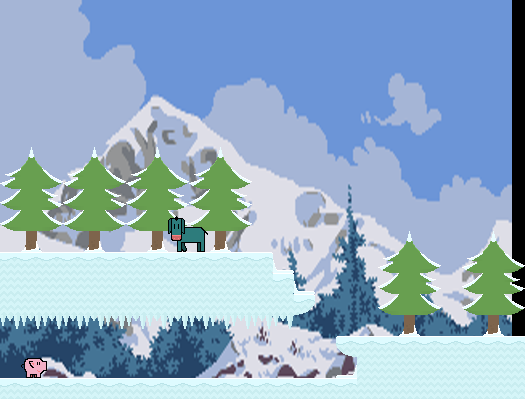

Tiled map render using the project's own tile images. Description and the whole map definition, tile-layer contents included, below:
An orthogonal 25x19 tile map with 21x21 px tiles, 6 tile layers (platforms, collectables, objects, mobs, ...), 2 tilesets, 1 image layer.

<map version="1.0" tiledversion="1.0.2" orientation="orthogonal" renderorder="right-down" width="25" height="19" tilewidth="21" tileheight="21" infinite="0" nextobjectid="1">
 <tileset firstgid="1" source="sprites.tsx" />
 <tileset firstgid="901" source="characters.tsx" />
 <imagelayer name="bg">
  <image source="bg_512x384.png" width="512" height="384" />
 </imagelayer>
 <layer name="platforms" width="25" height="19">
  <data encoding="csv">
0,0,0,0,0,0,0,0,0,0,0,0,0,0,0,0,0,0,0,0,0,0,0,0,0,
0,0,0,0,0,0,0,0,0,0,0,0,0,0,0,0,0,0,0,0,0,0,0,0,0,
0,0,0,0,0,0,0,0,0,0,0,0,0,0,0,0,0,0,0,0,0,0,0,0,0,
0,0,0,0,0,0,0,0,0,0,0,0,0,0,0,0,0,0,0,0,0,0,0,0,0,
0,0,0,0,0,0,0,0,0,0,0,0,0,0,0,0,0,0,0,0,0,0,0,0,0,
0,0,0,0,0,0,0,0,0,0,0,0,0,0,0,0,0,0,0,0,0,0,0,0,0,
0,0,0,0,0,0,0,0,0,0,0,0,0,0,0,0,0,0,0,0,0,0,0,0,0,
0,0,0,0,0,0,0,0,0,0,0,0,0,0,0,0,0,0,0,0,0,0,0,0,0,
0,0,0,0,0,0,0,0,0,0,0,0,0,0,0,0,0,0,0,0,0,0,0,0,0,
0,0,0,0,0,0,0,0,0,0,0,0,0,0,0,0,0,0,0,0,0,0,0,0,0,
0,0,0,0,0,0,0,0,0,0,0,0,0,0,0,0,0,0,0,0,0,0,0,0,0,
0,0,0,0,0,0,0,0,0,0,0,0,0,0,0,0,0,0,0,0,0,0,0,0,0,
484,484,484,484,484,484,484,484,484,484,484,484,485,0,0,0,0,0,0,0,0,0,0,0,0,
513,513,513,513,513,513,513,513,513,513,513,513,513,485,0,0,0,0,0,0,0,0,0,0,0,
513,513,513,513,513,513,513,513,513,513,513,513,513,513,516,0,0,0,0,0,0,0,0,0,0,
0,0,0,0,0,0,0,0,0,0,0,0,0,0,0,0,0,0,0,0,0,0,0,0,0,
0,0,0,0,0,0,0,0,0,0,0,0,0,0,0,0,486,484,484,484,484,484,484,484,484,
0,0,0,0,0,0,0,0,0,0,0,0,0,0,0,0,0,513,513,513,513,513,513,513,513,
484,484,484,484,484,484,484,484,484,484,484,484,484,484,484,484,484,513,513,513,513,513,513,513,513
</data>
 </layer>
 <layer name="collectables" width="25" height="19">
  <data encoding="csv">
0,0,0,0,0,0,0,0,0,0,0,0,0,0,0,0,0,0,0,0,0,0,0,0,0,
0,0,0,0,0,0,0,0,0,0,0,0,0,0,0,0,0,0,0,0,0,0,0,0,0,
0,0,0,0,0,0,0,0,0,0,0,0,0,0,0,0,0,0,0,0,0,0,0,0,0,
0,0,0,0,0,0,0,0,0,0,0,0,0,0,0,0,0,0,0,0,0,0,0,0,0,
0,0,0,0,0,0,0,0,0,0,0,0,0,0,0,0,0,0,0,0,0,0,0,0,0,
0,0,0,0,0,0,0,0,0,0,0,0,0,0,0,0,0,0,0,0,0,0,0,0,0,
0,0,0,0,0,0,0,0,0,0,0,0,0,0,0,0,0,0,0,0,0,0,0,0,0,
0,0,0,0,0,0,0,0,0,0,0,0,0,0,0,0,0,0,0,0,0,0,0,0,0,
0,0,0,0,0,0,0,0,0,0,0,0,0,0,0,0,0,0,0,0,0,0,0,0,0,
0,0,0,0,0,0,0,0,0,0,0,0,0,0,0,0,0,0,0,0,0,0,0,0,0,
0,0,0,0,0,0,0,0,0,0,0,0,0,0,0,0,0,0,0,0,0,0,0,0,0,
0,0,0,0,0,0,0,0,0,0,0,0,0,0,0,0,0,0,0,0,0,0,0,0,0,
0,0,0,0,0,0,0,0,0,0,0,0,0,0,0,0,0,0,0,0,0,0,0,0,0,
0,0,0,0,0,0,0,0,0,0,0,0,0,0,0,0,0,0,0,0,0,0,0,0,0,
0,0,0,0,0,0,0,0,0,0,0,0,0,0,0,0,0,0,0,0,0,0,0,0,0,
0,0,0,0,0,0,0,0,0,0,0,0,0,0,0,0,0,0,0,0,0,0,0,0,0,
0,0,0,0,0,0,0,0,0,0,0,0,0,0,0,0,0,0,0,0,0,0,0,0,0,
0,0,0,0,0,0,0,0,0,0,0,0,0,0,0,0,0,0,0,0,0,0,0,0,0,
0,0,0,0,0,0,0,0,0,0,0,0,0,0,0,0,0,0,0,0,0,0,0,0,0
</data>
 </layer>
 <layer name="objects" width="25" height="19">
  <data encoding="csv">
0,0,0,0,0,0,0,0,0,0,0,0,0,0,0,0,0,0,0,0,0,0,0,0,0,
0,0,0,0,0,0,0,0,0,0,0,0,0,0,0,0,0,0,0,0,0,0,0,0,0,
0,0,0,0,0,0,0,0,0,0,0,0,0,0,0,0,0,0,0,0,0,0,0,0,0,
0,0,0,0,0,0,0,0,0,0,0,0,0,0,0,0,0,0,0,0,0,0,0,0,0,
0,0,0,0,0,0,0,0,0,0,0,0,0,0,0,0,0,0,0,0,0,0,0,0,0,
0,0,0,0,0,0,0,0,0,0,0,0,0,0,0,0,0,0,0,0,0,0,0,0,0,
0,0,0,0,0,0,0,0,0,0,0,0,0,0,0,0,0,0,0,0,0,0,0,0,0,
0,661,0,0,661,0,0,661,0,0,661,0,0,0,0,0,0,0,0,0,0,0,0,0,0,
672,640,643,672,640,643,672,640,643,672,640,643,0,0,0,0,0,0,0,0,0,0,0,0,0,
642,670,673,642,670,673,642,670,673,642,670,673,0,0,0,0,0,0,0,0,0,0,0,0,0,
642,670,643,642,670,643,642,670,643,642,670,643,0,0,0,0,0,0,0,0,0,0,0,0,0,
0,663,0,0,663,0,0,663,0,0,663,0,0,0,0,0,0,0,0,661,0,0,0,661,0,
0,0,0,0,0,0,0,0,0,0,0,0,0,577,0,0,0,0,672,640,643,0,672,640,643,
0,0,0,0,0,0,0,0,0,0,0,0,0,0,577,0,0,0,642,670,673,0,642,670,673,
0,0,0,0,0,0,0,0,0,0,0,0,0,0,0,0,0,0,642,670,643,0,642,670,643,
572,572,572,572,572,572,572,572,572,572,572,572,572,572,0,0,0,0,0,663,0,0,0,663,0,
0,0,0,0,0,0,0,0,0,0,0,0,0,0,0,0,0,0,0,0,0,0,0,0,0,
0,0,0,0,0,0,0,0,0,0,0,0,0,0,0,0,547,0,0,0,0,0,0,0,0,
0,0,0,0,0,0,0,0,0,0,0,0,0,0,0,0,0,0,0,0,0,0,0,0,0
</data>
 </layer>
 <layer name="mobs" width="25" height="19">
  <data encoding="csv">
0,0,0,0,0,0,0,0,0,0,0,0,0,0,0,0,0,0,0,0,0,0,0,0,0,
0,0,0,0,0,0,0,0,0,0,0,0,0,0,0,0,0,0,0,0,0,0,0,0,0,
0,0,0,0,0,0,0,0,0,0,0,0,0,0,0,0,0,0,0,0,0,0,0,0,0,
0,0,0,0,0,0,0,0,0,0,0,0,0,0,0,0,0,0,0,0,0,0,0,0,0,
0,0,0,0,0,0,0,0,0,0,0,0,0,0,0,0,0,0,0,0,0,0,0,0,0,
0,0,0,0,0,0,0,0,0,0,0,0,0,0,0,0,0,0,0,0,0,0,0,0,0,
0,0,0,0,0,0,0,0,0,0,0,0,0,0,0,0,0,0,0,0,0,0,0,0,0,
0,0,0,0,0,0,0,0,0,0,0,0,0,0,0,0,0,0,0,0,0,0,0,0,0,
0,0,0,0,0,0,0,0,0,0,0,0,0,0,0,0,0,0,0,0,0,0,0,0,0,
0,0,0,0,0,0,0,0,0,0,0,0,0,0,0,0,0,0,0,0,0,0,0,0,0,
0,0,0,0,0,0,0,0,0,0,0,0,0,0,0,0,0,0,0,0,0,0,0,0,0,
0,0,0,0,0,0,0,0,0,0,0,0,0,0,0,0,0,0,0,0,0,0,0,0,0,
0,0,0,0,0,0,0,0,0,0,0,0,0,0,0,0,0,0,0,0,0,0,0,0,0,
0,0,0,0,0,0,0,0,0,0,0,0,0,0,0,0,0,0,0,0,0,0,0,0,0,
0,0,0,0,0,0,0,0,0,0,0,0,0,0,0,0,0,0,0,0,0,0,0,0,0,
0,0,0,0,0,0,0,0,0,0,0,0,0,0,0,0,0,0,0,0,0,0,0,0,0,
0,0,0,0,0,0,0,0,0,0,0,0,0,0,0,0,0,0,0,0,0,0,0,0,0,
0,0,0,0,0,0,0,0,0,0,0,0,0,0,0,0,0,0,0,0,0,0,0,0,0,
0,0,0,0,0,0,0,0,0,0,0,0,0,0,0,0,0,0,0,0,0,0,0,0,0
</data>
 </layer>
 <layer name="pig" width="25" height="19">
  <data encoding="csv">
0,0,0,0,0,0,0,0,0,0,0,0,0,0,0,0,0,0,0,0,0,0,0,0,0,
0,0,0,0,0,0,0,0,0,0,0,0,0,0,0,0,0,0,0,0,0,0,0,0,0,
0,0,0,0,0,0,0,0,0,0,0,0,0,0,0,0,0,0,0,0,0,0,0,0,0,
0,0,0,0,0,0,0,0,0,0,0,0,0,0,0,0,0,0,0,0,0,0,0,0,0,
0,0,0,0,0,0,0,0,0,0,0,0,0,0,0,0,0,0,0,0,0,0,0,0,0,
0,0,0,0,0,0,0,0,0,0,0,0,0,0,0,0,0,0,0,0,0,0,0,0,0,
0,0,0,0,0,0,0,0,0,0,0,0,0,0,0,0,0,0,0,0,0,0,0,0,0,
0,0,0,0,0,0,0,0,0,0,0,0,0,0,0,0,0,0,0,0,0,0,0,0,0,
0,0,0,0,0,0,0,0,0,0,0,0,0,0,0,0,0,0,0,0,0,0,0,0,0,
0,0,0,0,0,0,0,0,0,0,0,0,0,0,0,0,0,0,0,0,0,0,0,0,0,
0,0,0,0,0,0,0,0,0,0,0,0,0,0,0,0,0,0,0,0,0,0,0,0,0,
0,0,0,0,0,0,0,0,0,0,0,0,0,0,0,0,0,0,0,0,0,0,0,0,0,
0,0,0,0,0,0,0,0,0,0,0,0,0,0,0,0,0,0,0,0,0,0,0,0,0,
0,0,0,0,0,0,0,0,0,0,0,0,0,0,0,0,0,0,0,0,0,0,0,0,0,
0,0,0,0,0,0,0,0,0,0,0,0,0,0,0,0,0,0,0,0,0,0,0,0,0,
0,0,0,0,0,0,0,0,0,0,0,0,0,0,0,0,0,0,0,0,0,0,0,0,0,
0,0,0,0,0,0,0,0,0,0,0,0,0,0,0,0,0,0,0,0,0,0,0,0,0,
0,906,0,0,0,0,0,0,0,0,0,0,0,0,0,0,0,0,0,0,0,0,0,0,0,
0,0,0,0,0,0,0,0,0,0,0,0,0,0,0,0,0,0,0,0,0,0,0,0,0
</data>
 </layer>
 <layer name="donkey" width="25" height="19">
  <data encoding="csv">
0,0,0,0,0,0,0,0,0,0,0,0,0,0,0,0,0,0,0,0,0,0,0,0,0,
0,0,0,0,0,0,0,0,0,0,0,0,0,0,0,0,0,0,0,0,0,0,0,0,0,
0,0,0,0,0,0,0,0,0,0,0,0,0,0,0,0,0,0,0,0,0,0,0,0,0,
0,0,0,0,0,0,0,0,0,0,0,0,0,0,0,0,0,0,0,0,0,0,0,0,0,
0,0,0,0,0,0,0,0,0,0,0,0,0,0,0,0,0,0,0,0,0,0,0,0,0,
0,0,0,0,0,0,0,0,0,0,0,0,0,0,0,0,0,0,0,0,0,0,0,0,0,
0,0,0,0,0,0,0,0,0,0,0,0,0,0,0,0,0,0,0,0,0,0,0,0,0,
0,0,0,0,0,0,0,0,0,0,0,0,0,0,0,0,0,0,0,0,0,0,0,0,0,
0,0,0,0,0,0,0,0,0,0,0,0,0,0,0,0,0,0,0,0,0,0,0,0,0,
0,0,0,0,0,0,0,0,0,0,0,0,0,0,0,0,0,0,0,0,0,0,0,0,0,
0,0,0,0,0,0,0,0,0,0,0,0,0,0,0,0,0,0,0,0,0,0,0,0,0,
0,0,0,0,0,0,0,0,905,0,0,0,0,0,0,0,0,0,0,0,0,0,0,0,0,
0,0,0,0,0,0,0,0,0,0,0,0,0,0,0,0,0,0,0,0,0,0,0,0,0,
0,0,0,0,0,0,0,0,0,0,0,0,0,0,0,0,0,0,0,0,0,0,0,0,0,
0,0,0,0,0,0,0,0,0,0,0,0,0,0,0,0,0,0,0,0,0,0,0,0,0,
0,0,0,0,0,0,0,0,0,0,0,0,0,0,0,0,0,0,0,0,0,0,0,0,0,
0,0,0,0,0,0,0,0,0,0,0,0,0,0,0,0,0,0,0,0,0,0,0,0,0,
0,0,0,0,0,0,0,0,0,0,0,0,0,0,0,0,0,0,0,0,0,0,0,0,0,
0,0,0,0,0,0,0,0,0,0,0,0,0,0,0,0,0,0,0,0,0,0,0,0,0
</data>
 </layer>
</map>
